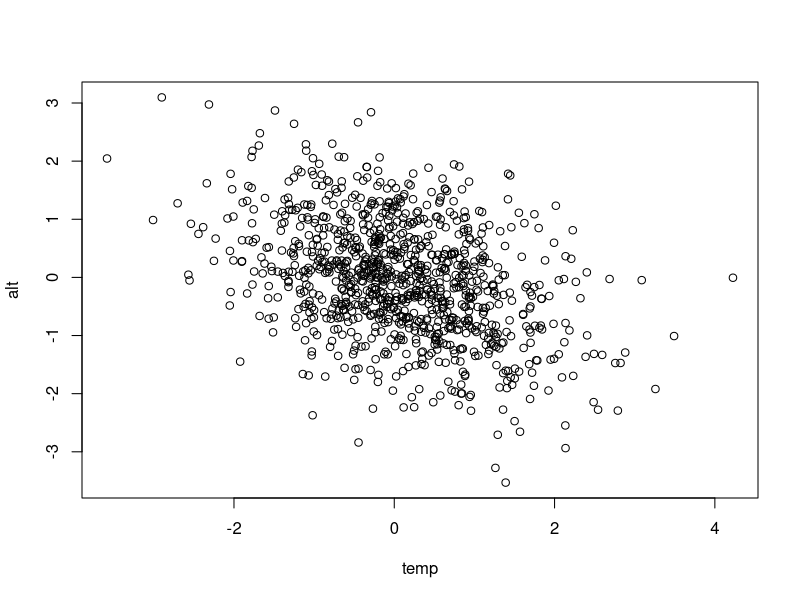
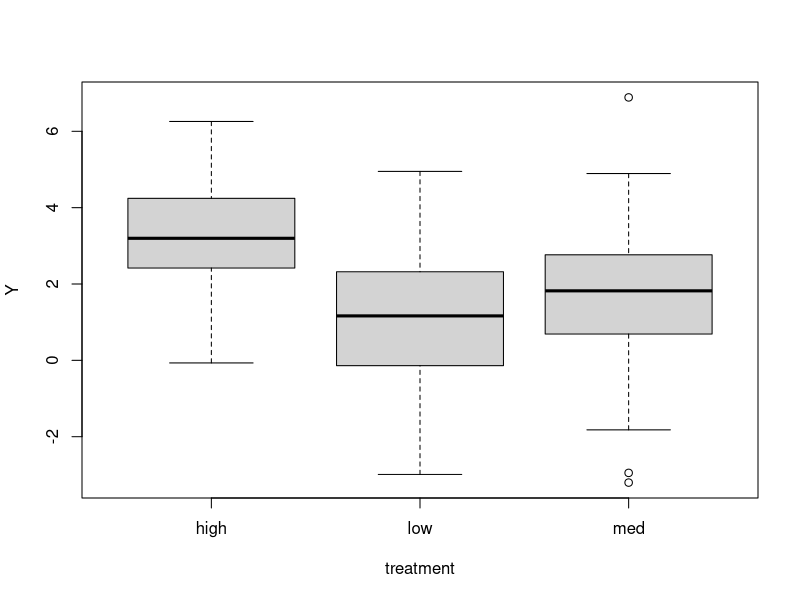
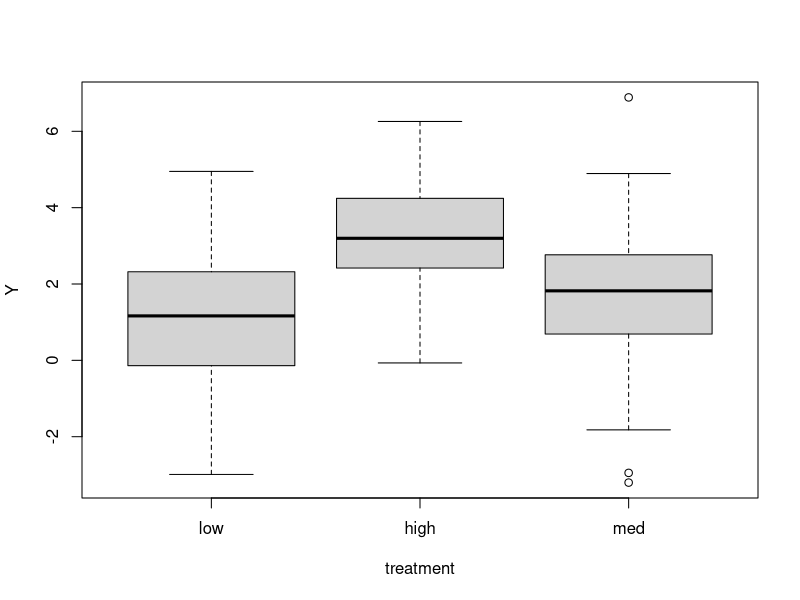

Here is the R script that generated these plots, in order:
## ---- chunk 1
#| label: interpret-lm-coeffs-1
#| warning: false
library(mvtnorm)

# Specify the sample size
N <- 1000

# Specify the correlation between altitude and temperature
rho <- -0.4

# This line of code creates two correlated variables
X <- rmvnorm(N, mean = c(0, 0), sigma = matrix(c(1, rho, rho, 1), 2, 2))

# Extract the first and second columns to vectors named temp and alt and plot
temp <- X[, 1]
alt <- X[, 2]
plot(temp, alt)
## ---- chunk 2
#| label: interpret-lm-coeffs-2
beta <- c(2, 1, -1)
mu <- beta[1] + beta[2] * temp + beta[3] * alt
height <- rnorm(N, mu, sd = 2)
## ---- chunk 3
#| label: interpret-lm-coeffs-3
lm_both <- lm(height ~ temp + alt)
data.frame(estimated = round(lm_both$coefficients, 2), true = beta)
## ---- chunk 4
#| label: interpret-lm-coeffs-4
lm1 <- lm(height ~ temp)
lm1$coefficients
## ---- chunk 5
#| label: interpret-lm-coeffs-5
mu <- 2 - 1 * alt
height <- rnorm(N, mu, sd = 2)

mod_temp <- lm(height ~ temp)
summary(mod_temp)
anova(mod_temp)
## ---- chunk 6
#| label: interpret-lm-coeffs-6
mod_temp_alt <- lm(height ~ alt + temp)
summary(mod_temp_alt)
anova(mod_temp_alt)
## ---- chunk 7
#| label: interpret-lm-coeffs-7
N <- 120
# The effect of treatment
trt.n <- rep(c(-1, 0, 1), N / 3)
mu <- 2 + 1 * trt.n

# Labels for the treatment
treatment <- factor(rep(c("low", "med", "high"), N / 3)) # group labels

# Create, Y, a normally distributed response variable and plot against treatment
Y <- rnorm(N, mu, sd = 2)
boxplot(Y ~ treatment)
## ---- chunk 8
#| label: interpret-lm-coeffs-8
cat_lm <- lm(Y ~ treatment)
summary(cat_lm)
## ---- chunk 9
#| label: interpret-lm-coeffs-9
treatment <- relevel(treatment, ref = "low")
cat_lm <- lm(Y ~ treatment)
summary(cat_lm)
boxplot(Y ~ treatment)
## ---- chunk 10
#| label: interpret-lm-coeffs-10
cat_lm <- lm(Y ~ treatment - 1)
summary(cat_lm)
## ---- chunk 11
#| label: interpret-lm-coeffs-11
#| message: false
#| warning: false
library(multcomp)

cont <- glht(cat_lm, linfct = mcp(treatment = "Tukey"))

summary(cont)
## ---- chunk 12
#| label: interpret-lm-coeffs-12
confint(cont)
